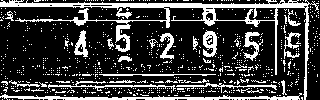
#> input picture python-002-framework/chapter-001-opencv/character_wheel.bmp, 320 x 100 px, found by its file name
$ python 07-opencv-histogram_equalization.py
#> lines starting #> are read from the running program, lines starting #| are printed output that depends on the picture; after the words box and inside, x2 and y2 are one past the last pixel; in counts of white or black regions, pixels touching at a corner belong together
import cv2
import matplotlib.pyplot as plt

"""
    直方图均衡化
        直方图均衡化的基本概念
            直方图均衡化是图像处理中的一种常用技术，用于改善图像的全局对比度，尤其是当图像的有用数据的对比度相当低时。通过直方图均衡化，可以增强图
            像的细节，尤其是当原始图像光照不均匀时。
        直方图均衡化的原理
            直方图均衡化操作基于累积分布函数（CDF），它统计每个强度值之前所有强度值出现的次数。通过将累积分布函数映射回原始直方图，每个强度值被重
            新分配到新的值，从而拉伸直方图。均衡化后的图像具有更均匀的亮度分布，使图像细节更加清晰。
        直方图均衡化的特点
            增强图像对比度：使得图像中暗的区域变得更暗，亮的区域变得更亮。
            适用于低对比度图像：对于因为光照问题导致对比度低的图像特别有效。
            全局处理：对整个图像应用，而不仅仅是局部区域。
        直方图均衡化优点
            全局对比度增强 ：直方图均衡化可以改善整个图像的对比度，特别适用于整体亮度不足的图像。
            适用范围广 ：适用于各种场景的图像，尤其是在光照不均匀的情况下。
        直方图均衡化缺点
            局部对比度丢失 ：虽然增强了全局对比度，但可能会导致图像的局部细节丢失。
            对噪声敏感 ：对于含有噪声的图像，均衡化可能会增强噪声，影响图像质量。
        适用场景
            低对比度图像增强 ：在需要提高图像整体亮度和对比度时使用。
            医学图像分析 ：在医学成像中，直方图均衡化可以提高图像的可视性和细节。
"""


def histogram_equalization():
    input_path = 'd://opencv//character_wheel.bmp'
    # 加载图像
    image = cv2.imread(input_path)
#> image is the input picture: shape (100, 320, 3); 23.8% white; 785 white regions (761 under 20 px), largest, box (x1, y1, x2, y2) and area: (0, 0, 319, 100) 2868, (0, 93, 302, 100) 854, (48, 81, 176, 91) 310
    if image is None:
        print('图像加载失败')
        return

    # 将图像从BGR转换到灰度
    gray_image = cv2.cvtColor(image, cv2.COLOR_BGR2GRAY)

    # 计算原始图像的直方图
    hist_original = cv2.calcHist([gray_image], [0], None, [256], [0, 256])
#> hist_original = 256 values, max 24394 at index 0, min 0 at index 1, mean 125

    # 应用直方图均衡化
    equalized_image = cv2.equalizeHist(gray_image)

    # 计算均衡化后图像的直方图
    hist_equalized = cv2.calcHist([equalized_image], [0], None, [256], [0, 256])
#> hist_equalized has the same summary as hist_original

    # 显示原始图像和均衡化后的图像
    cv2.imshow('原始图像', gray_image)
    cv2.imshow('直方图均衡化后的图像', equalized_image)

    # 显示直方图
    plt.figure()
    plt.subplot(221), plt.imshow(cv2.cvtColor(gray_image, cv2.COLOR_GRAY2RGB), cmap='gray')
    plt.title('Original Image'), plt.xticks([]), plt.yticks([])
    plt.subplot(222), plt.plot(hist_original)
    plt.title('Histogram for Original Image')

    plt.subplot(223), plt.imshow(cv2.cvtColor(equalized_image, cv2.COLOR_GRAY2RGB), cmap='gray')
    plt.title('Equalized Image'), plt.xticks([]), plt.yticks([])
    plt.subplot(224), plt.plot(hist_equalized)
    plt.title('Histogram for Equalized Image')

    # 自动调整子图间距
    plt.tight_layout()
    # 显示最终的图表窗口
    plt.show()
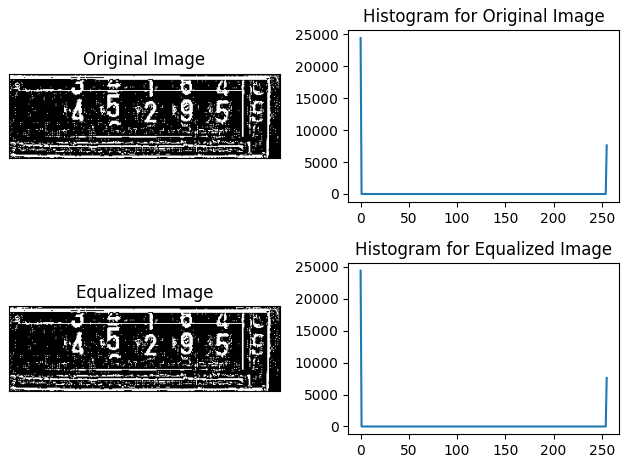
#> figure drawn by matplotlib, 4 panels; panel 2: curve peaks at x = 0, y = 24394; panel 4: curve peaks at x = 0, y = 24394

    # 等待按键后关闭所有窗口
    cv2.waitKey(0)
    cv2.destroyAllWindows()


if __name__ == '__main__':
    histogram_equalization()
